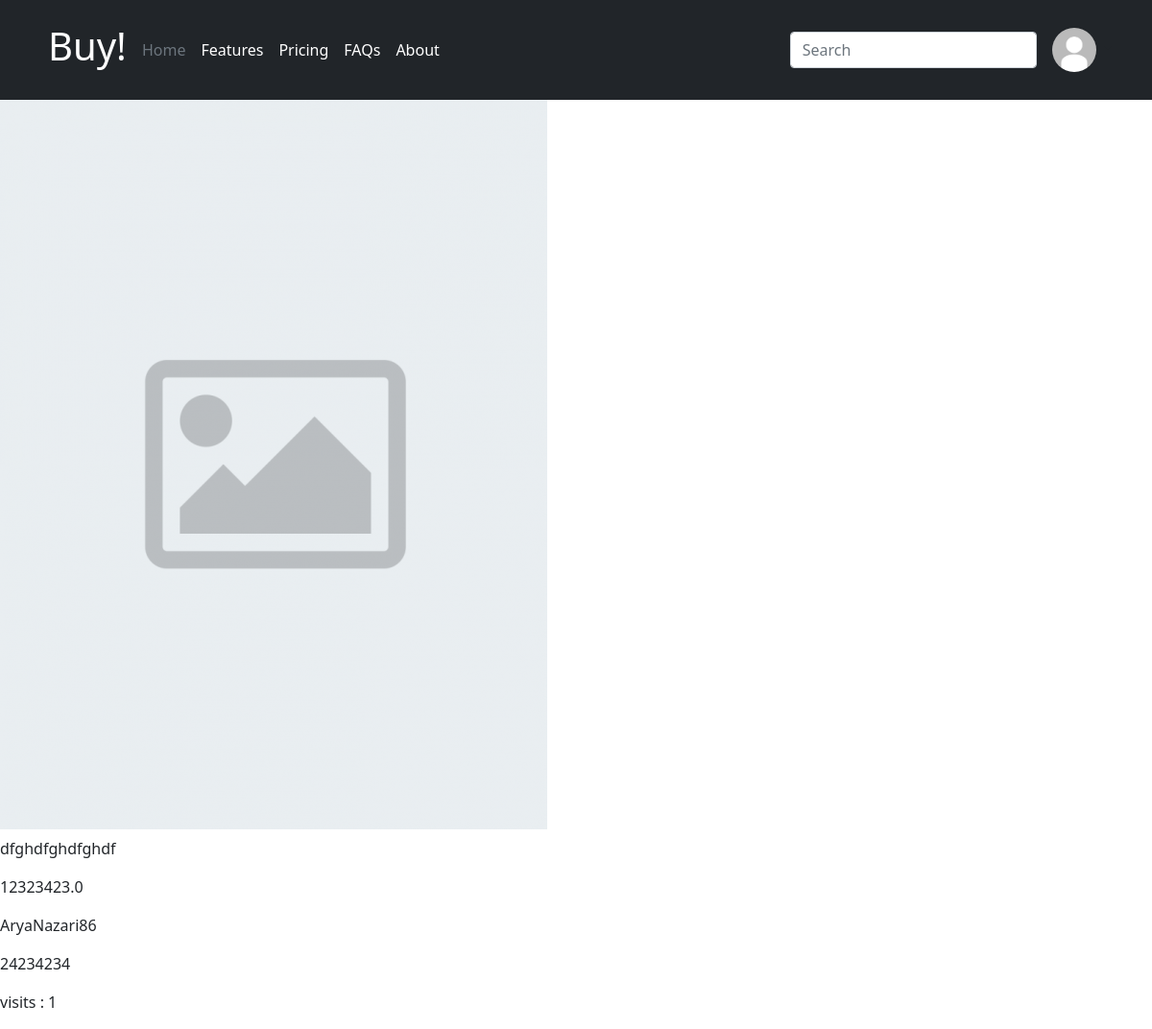
Before: /product/product_preview/2/ (signed in) with the older database file.
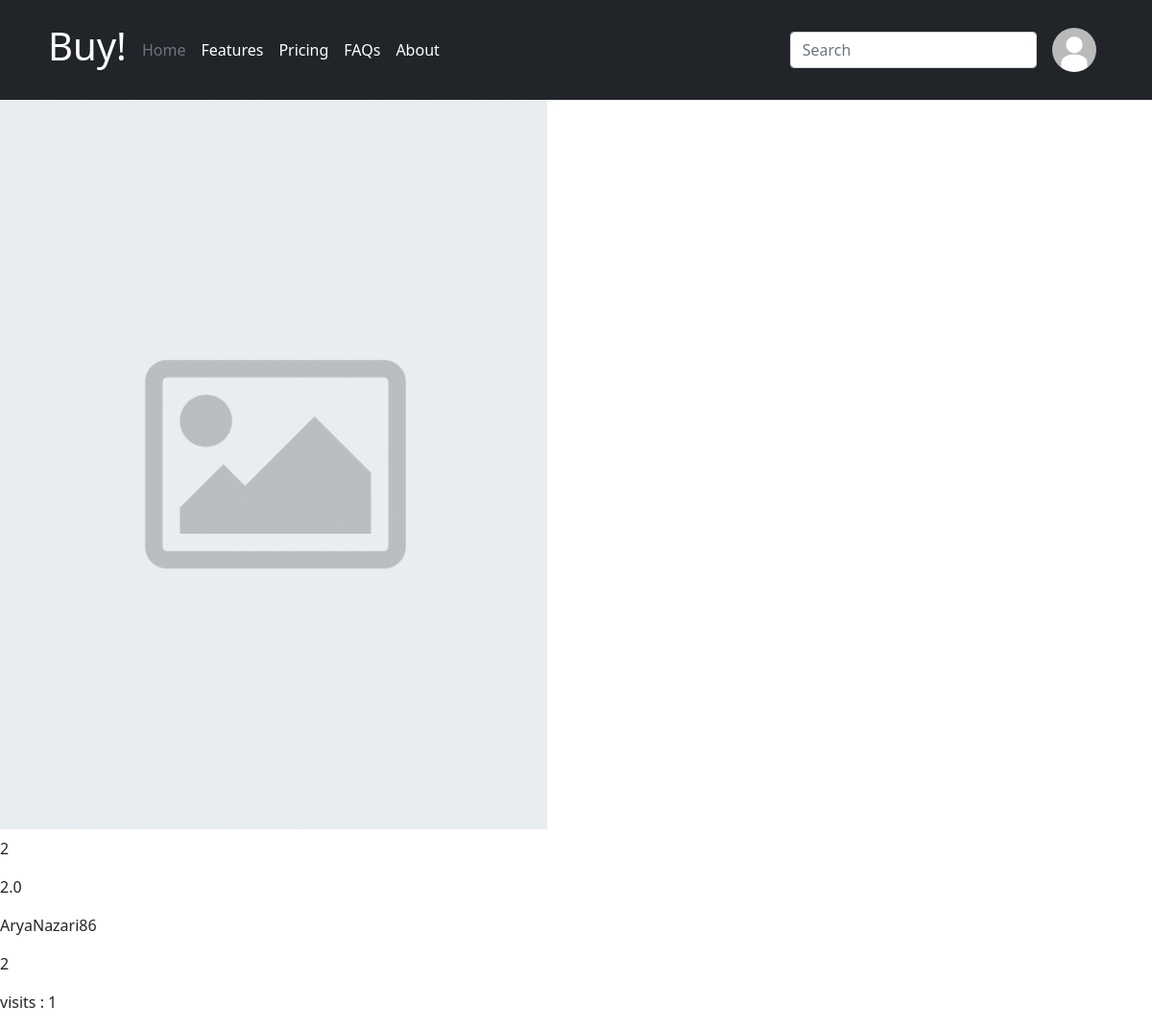
After: the same page with the newer database file.
### account/models.py (models this page shows, shortened)
class User(AbstractBaseUser):
    username = models.CharField(unique=True, max_length=100)
    first_name = models.CharField(max_length=200, null=True)
    last_name = models.CharField(max_length=200, null=True)
    image = models.ImageField(upload_to='images/accounts/', default='images/default_account.png', blank=True)
    about = models.TextField(null=True)
    products = []
    date_joined = models.DateTimeField(auto_now_add=True)
    last_login = models.DateTimeField(auto_now_add=True)
    is_active = models.BooleanField(default=True)
    is_admin = models.BooleanField(default=False)
    is_staff = models.BooleanField(default=False)
    is_superuser = models.BooleanField(default=False)
    objects = UserManager()
    USERNAME_FIELD = 'username'
    REQUIRED_FIELDS = []

### product/models.py (models this page shows, shortened)
class Product(models.Model):
    name = models.CharField(max_length=100)
    description = models.TextField()
    price = models.FloatField()
    phone_number = models.IntegerField()
    city = models.CharField(max_length=50)
    image = models.ImageField(
        upload_to='images/products', default='images/default_product.png', blank=True)
    owner = models.ForeignKey('account.User', on_delete=models.CASCADE)
    views = models.IntegerField(default=0, blank=True)
    def visited(self):
        self.views += 1

### product/views.py (the view)
# urls.py: path('product_preview/<int:id>/', views.product_preview, name='product_preview'),
def product_preview(request, id):
    product = Product.objects.filter(id=id).first()
    product.visited()
    Product.objects.filter(id=id).update(views=product.views)
    return render(request, 'product/product_preview.html', {'obj': product})

### templates/product/product_preview.html (shortened to what this page needs)
{% extends "base.html" %}
{% block content %}
<img src="{{ obj.image.url }}">
<p>{{obj.description}}</p>
<p>{{obj.price}}</p>
<p>{{obj.owner.username}}</p>
<p>{{obj.phone_number}}</p>
<p>visits : {{obj.views}}</p>
{% endblock %}

### templates/base.html (shortened to what this page needs)
<!doctype html>
<html lang="en">
<head>
  {% load static %}
  <link href="{% static 'bootstrap.min.css' %}" rel="stylesheet">
</head>
<body>
  <header class="p-3 bg-dark text-white">
    <div class="container">
      <div class="d-flex flex-wrap align-items-center justify-content-center justify-content-lg-start">
        <a href="{%url 'home'%}" class="nav-link px-2 text-white">
          <h1>Buy!</h1>
        </a>
        <ul class="nav col-12 col-lg-auto me-lg-auto mb-2 justify-content-center mb-md-0">
          <li><a href="#" class="nav-link px-2 text-secondary">Home</a></li>
          <li><a href="#" class="nav-link px-2 text-white">Features</a></li>
          <li><a href="#" class="nav-link px-2 text-white">Pricing</a></li>
          <li><a href="#" class="nav-link px-2 text-white">FAQs</a></li>
          <li><a href="#" class="nav-link px-2 text-white">About</a></li>
        </ul>
        <form class="col-12 col-lg-auto mb-3 mb-lg-0 me-lg-3" action="{% url 'search' %}" method="get">
          <input name="search_value" type="search" class="form-control form-control-dark" placeholder="Search">
        </form>
        <div class="text-end">
          {% if request.user.is_authenticated %}
          <div class="dropdown text-end">
            <a href="#" class="d-block link-dark text-decoration-none dropdown-toggle" id="dropdownUser1"
              data-bs-toggle="dropdown" aria-expanded="false">
              <img src="{{ request.user.image.url }}" alt="mdo" class="rounded-circle" width="46" height="46">
            </a>
          </div>
          {% else %}
          <a type="button" class="btn btn-sm btn-outline-secondary" href="{% url 'signin' %}"
            class="nav-link px-2 text-secondary">Sign-in!</a>
          <a type="button" class="btn btn-sm btn-outline-secondary" href="{% url 'signup' %}"
            class="nav-link px-2 text-secondary">Sign-up!</a>
          {% endif %}
        </div>
      </div>
    </div>
  </header>
  {% block content %}
  {% endblock %}
</body>
</html>

Changed rows visible on the page:
changed Product "AryaNazari86": description "dfghdfghdfghdf" → "2"; price "12323423.0" → "2.0"; phone_number "24234234" → "2"
